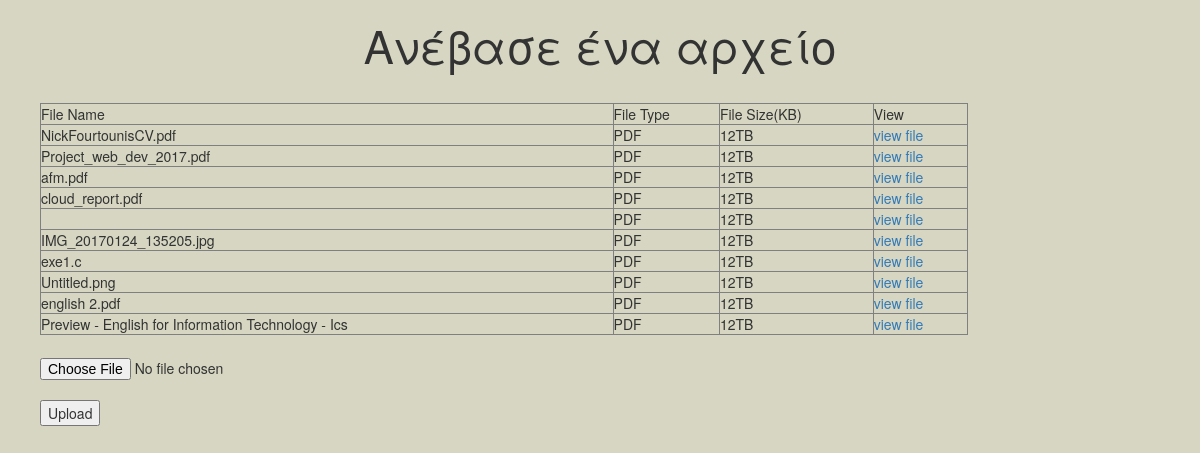
Screenshot of /WebDev/file_handler.php with the database file from the repository.
### tables this page shows
CREATE TABLE `uploads` (
  `uploadID` int(6) NOT NULL,
  `uploader` varchar(20) NOT NULL,
  `project` int(6) NOT NULL,
  `date_creation` timestamp NOT NULL DEFAULT CURRENT_TIMESTAMP ON UPDATE CURRENT_TIMESTAMP,
  `folder` varchar(50) NOT NULL,
  `file` varchar(50) NOT NULL
);

### WebDev/file_handler.php (the view, shortened to what this page needs)
<!DOCTYPE html>
<html lang="en">
    <head>
        <link rel="stylesheet" href="https://maxcdn.bootstrapcdn.com/bootstrap/3.3.7/css/bootstrap.min.css">
        <link rel="stylesheet" type="text/css"  href="css/bootstrap.css">
        <link rel="stylesheet" type="text/css" href="fonts/font-awesome/css/font-awesome.css">
        <link rel="stylesheet" type="text/css"  href="css/style.css">
        <link rel="stylesheet" type="text/css" href="css/responsive.css">
        <link rel="stylesheet" href="https://maxcdn.bootstrapcdn.com/bootstrap/3.3.7/css/bootstrap.min.css">
    </head>
    <h3 style=" text-align: center; font-size:45px;">Ανέβασε ένα αρχείο</h3>
                    <ul style="list-style-type:none; align-content:center; ">
    <body style="background-color: #d6d6c2">
        <div id="tf-service" style="background-color: #d6d6c2" >
            <table width="80%" border="1">
                <tr>
                <td>File Name</td>
                <td>File Type</td>
                <td>File Size(KB)</td>
                <td>View</td>
                </tr>
                <?php
                $servername = "localhost";
                $username = "root";
                $dbname = "webdev";
                $conn = new mysqli($servername, $username,'', $dbname);
                    $sql = "SELECT uploads.folder as folder,uploads.file as file FROM users,projects,uploads WHERE users.username='nikos' AND username=projects.student1 and uploads.project=projects.projectID";
                    $result = $conn->query($sql);
                    if ($result->num_rows > 0) {
                        while($row = $result->fetch_assoc()) {
                            ?>
                            <tr>
                            <td><?php echo $row["file"] ?></td>
                            <td><?php echo 'PDF' ?></td>
                            <td><?php echo '12TB' ?></td>
                            <td><a href="/webdev/WebDev/uploads/<?php echo $row["folder"] ?>/<?php echo $row["file"] ?><?php echo '' ?>" >view file</a></td>
                            </tr>
                            <?php
                        }
                    } else {
                        echo "0 results";
                    }
              ?>
            </table>
        </div>
        <form action="upload.php" method="post" enctype="multipart/form-data">
            <input type="file" name="file" size="50" />
            <br />
            <input type="submit" value="Upload" />
        </form>
    </body>
</html>

### WebDev/css/style.css (style rules this page uses)
html { position: relative; min-height: 100%; }
body, html { font-family: 'Raleway', sans-serif; text-rendering: optimizeLegibility !important; -webkit-font-smoothing: antialiased !important; }
a { text-decoration:none; color: #ff3300; transition: all 0.8; }
#tf-service { padding: 2% 0; }

### rows the page displays
uploads: file "NickFourtounisCV.pdf"
uploads: file "Project_web_dev_2017.pdf"
uploads: file "afm.pdf"
uploads: file "cloud_report.pdf"
uploads: file "IMG_20170124_135205.jpg"
uploads: file "exe1.c"
uploads: file "Untitled.png"
uploads: file "english 2.pdf"
uploads: file "Preview - English for Information Technology - Ics"
